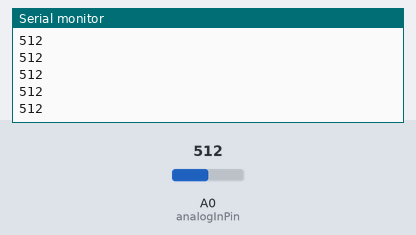
Recording of a sketch running on a simulated Arduino Uno, built with avr-gcc and run on an emulated ATmega328P. On the bench: the last lines printed to the serial monitor. The inputs (shaded band) are chosen by the test bench; at power-on: A0 (analogInPin) = 512.

Above: at 1.2 s.
1.3 s: A0 (analogInPin) set to 716
At 1.31 s:
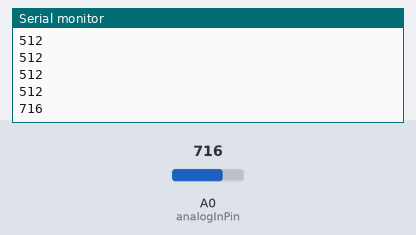
2.8 s: A0 (analogInPin) set to 900
At 2.81 s:
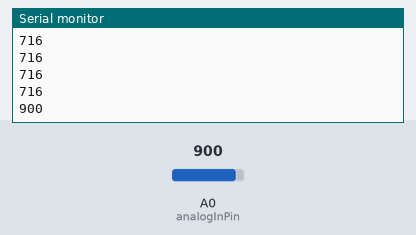
Timing chart, 0 to 5.8 s (numbered marks = the images above; inputs shaded):
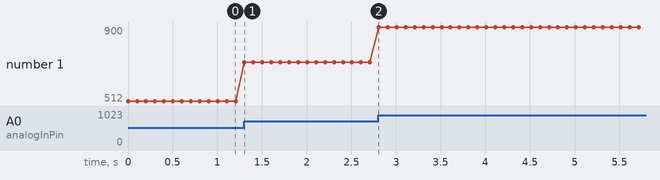

The sketch:

japan_mlynek.ino
```cpp
// These constants won't change. They're used to give names to the pins used:
const int analogInPin = 0;  // Analog input pin that the potentiometer is attached to


/*
                     Mighty 1284p
                      +---\/---+
           (D 0) PB0 1|        |40 PA0 (AI 0 / D24)
           (D 1) PB1 2|        |39 PA1 (AI 1 / D25)
      INT2 (D 2) PB2 3|        |38 PA2 (AI 2 / D26)
       PWM (D 3) PB3 4|        |37 PA3 (AI 3 / D27)
    PWM/SS (D 4) PB4 5|        |36 PA4 (AI 4 / D28)
      MOSI (D 5) PB5 6|        |35 PA5 (AI 5 / D29)
  PWM/MISO (D 6) PB6 7|        |34 PA6 (AI 6 / D30)
   PWM/SCK (D 7) PB7 8|        |33 PA7 (AI 7 / D31)
                 RST 9|        |32 AREF
                VCC 10|        |31 GND
                GND 11|        |30 AVCC
              XTAL2 12|        |29 PC7 (D 23)
              XTAL1 13|        |28 PC6 (D 22)
      RX0 (D 8) PD0 14|        |27 PC5 (D 21) TDI
      TX0 (D 9) PD1 15|        |26 PC4 (D 20) TDO
RX1/INT0 (D 10) PD2 16|        |25 PC3 (D 19) TMS
TX1/INT1 (D 11) PD3 17|        |24 PC2 (D 18) TCK
     PWM (D 12) PD4 18|        |23 PC1 (D 17) SDA
     PWM (D 13) PD5 19|        |22 PC0 (D 16) SCL
     PWM (D 14) PD6 20|        |21 PD7 (D 15) PWM
                      +--------+
*/


int sensorValue = 0;        // value read from the pot

void setup() {
  // initialize serial communications at 9600 bps:
  Serial.begin(9600);
}

void loop() {
  // read the analog in value:
  sensorValue = analogRead(analogInPin);

  // print the results to the Serial Monitor:
  Serial.println(sensorValue);
  delay(100);

}
```

Measured:
- after the input at 1.3 s, the serial monitor: prints a new line at once (image 1)
- after the input at 2.8 s, the serial monitor: prints a new line at once (image 2)
- plotted number 1: 512 → 716 after the input at 1.3 s, 716 → 900 after the input at 2.8 s
